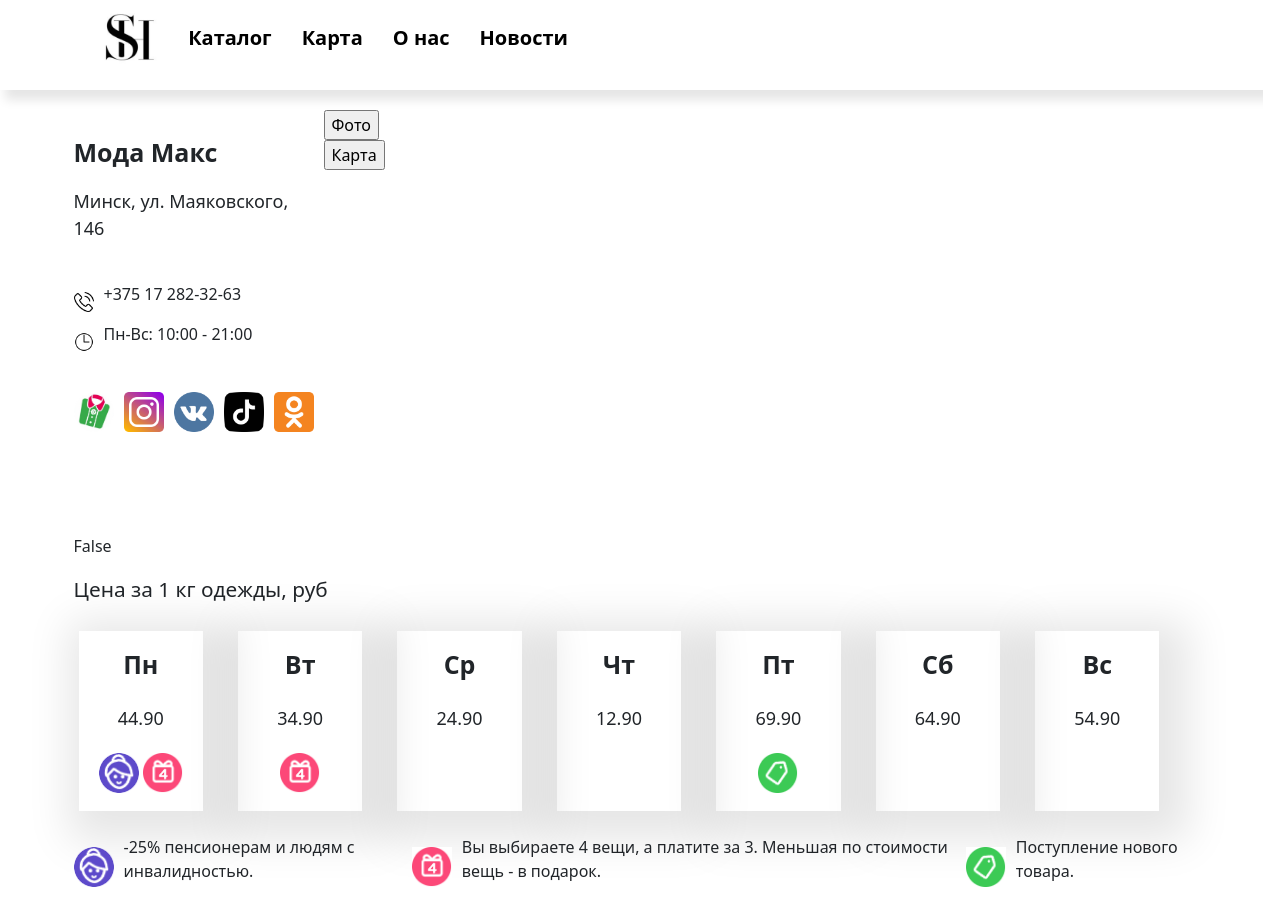
The page /store/10 on the database its author committed.
### main/models.py (models this page shows, shortened)
class Stores(models.Model):  # магазины
    name_store = models.CharField(max_length=50)  # имя магазина
    country = models.CharField(max_length=50, blank=True)  # страна
    city = models.CharField(max_length=50)  # город
    address = models.CharField(max_length=50)  # адрес
    number_phone = models.CharField(max_length=17)  # номер телефона магазина
    number_stars = models.IntegerField(null=True, blank=True)  # количество звезд оставленных подьзователями
    rating = models.FloatField(null=True, blank=True)
    size = models.CharField(max_length=1, null=True, blank=True)
    store_network = models.ForeignKey(StoreNetwork, on_delete=models.CASCADE, null=True, blank=True)  # id сети магазинов которой он принадлежит
    open_hours = models.ForeignKey(OpenHours, on_delete=models.CASCADE, null=True, blank=True)  # id времени работы
    promotion_days = models.ForeignKey(PromotionDays, on_delete=models.CASCADE, null=True, blank=True)  # id скидок
    img = models.ForeignKey(Gallery, on_delete=models.PROTECT, null=True, blank=True)
    latitude = models.FloatField(null=True, blank=True)
    longitude = models.FloatField(null=True, blank=True)
    link_shop = models.URLField(null=True, blank=True)

class StoreNetwork(models.Model):  # сети магазинов
    name_network = models.CharField(max_length=50)  # название сети магазинов
    discount_card = models.CharField(max_length=50)  # дисконтная карта
    description = models.TextField()  # описание
    image = models.ForeignKey(Gallery, on_delete=models.CASCADE, null=True, blank=True)
    link_home_page = models.URLField(null=True, blank=True)  # website
    inst = models.URLField(null=True, blank=True)
    vk = models.URLField(null=True, blank=True)
    tik_tok = models.URLField(null=True, blank=True)
    classmates = models.URLField(null=True, blank=True)

class Gallery(models.Model):
    image = models.FileField(upload_to='shop_gallery')

class PromotionsRegister(models.Model):  # все возможные акции и их процентное соотношение
    promotion_name = models.CharField(max_length=50)
    store_network = models.CharField(max_length=50, null=True, blank=True)
    value = models.CharField(max_length=50, null=True, blank=True)
    general_promotions = models.CharField(max_length=50, null=True, blank=True)  # УБРАТЬ blank=True, пересмотреть on_delete=models.CASCADE
    decoding = models.TextField(null=True, blank=True)
    gallery = models.ForeignKey(Gallery, on_delete=models.CASCADE, null=True, blank=True)
    discount_type = models.CharField(max_length=50, null=True, blank=True)

### main/views.py (the view)
# urls.py: path('store/<int:pk>', views.Store.as_view(), name='store'),
class Store(DetailView):
    model = Stores
    template_name = 'main/store.html'
    context_object_name = 'stor'
    def get_queryset(self):
        queryset = super().get_queryset()
        return queryset.filter(id=self.kwargs['pk'])
    def get_context_data(self, **kwargs):
        context = super().get_context_data(**kwargs)
        shop = context['stor']
        context['store'] = StoreViewItem(shop.id, shop.name_store, shop.country, shop.city, shop.address, shop.number_phone,
                                         shop.number_stars, shop.rating, shop.size, shop.store_network, shop.open_hours,
                                         shop.promotion_days, shop.img, shop.latitude, shop.longitude, shop.link_shop)
        context['isPhotoButtonClicked'] = False
        context['today']: StoreViewItem.list_week[datetime.weekday(date.today())]
        context['data'] = json.dumps(
            [
                {
                    'name': context['store'].name_store,
                    'address': context['store'].address,
                    'phone': context['store'].number_phone,
                    'time_work': context['store'].opening_hours_today_text,
                    'lat': context['store'].latitude,
                    'lon': context['store'].longitude,
                }
            ]
        )
        return context

### main/db_interaction_handler.py (called while the page is built)
    def get_sale_id(self, id_sale):
        return PromotionsRegister.objects.get(id=id_sale)

### main/shop_introduction.py (called while the page is built)
    def get_todays_open_hours(self):
        for day in self.list_open_hours:
            if date.today() == day[0].date():
                start_str = datetime.strptime(str(day[0].time()), "%H:%M:%S").strftime("%H:%M")
                finish_str = datetime.strptime(str(day[1].time()), "%H:%M:%S").strftime("%H:%M")
                return start_str + ' - ' + finish_str
        return 'Выходной'

    def get_time_str(self, day, first_day=str(), second_day=str()):
        start_str = datetime.strptime(str(day[0].time()), "%H:%M:%S").strftime("%H:%M")
        finish_str = datetime.strptime(str(day[1].time()), "%H:%M:%S").strftime("%H:%M")
        time_str = start_str + ' - ' + finish_str
        if first_day != str() and second_day == str():
            forma = first_day + ': ' + time_str
        elif first_day != str() and second_day != str():
            forma = first_day + '-' + second_day + ': ' + time_str
        else:
            return None
        return forma

    def get_promotion_list_by_id(self):
        list_temp = list()
        for i in range(len(self.list_promotion)):  # проходим по списку с id скидок
            list_promotion = list()
            if self.list_promotion[i]:
                list_id_promotion = self.list_promotion[i].split('*')  # разбили склеиный элемент и поместили в отдельный список
                for j in list_id_promotion:
                    promotion = self.db.get_sale_id(int(j))
                    list_promotion.append(promotion)
            list_temp.append(list_promotion)
        return list_temp

    def converted_to_dict(self, list_promotion_days):
        dict_catalog_prom_days = dict()
        for i in range(len(self.list_week)):
            list_temp_sales = list()
            list_temp_discounts = list()
            for prom in list_promotion_days[i]:
                if prom.discount_type == 'скидка':
                    list_temp_sales.append(prom)
                elif prom.discount_type == 'акция':
                    list_temp_discounts.append(prom)
                    if prom not in self.list_unique_discount:
                        self.list_unique_discount.append(prom)
            dict_catalog_prom_days[i] = [self.list_week[i], list_temp_sales, list_temp_discounts]
        return dict_catalog_prom_days

### main/templates/main/store.html (shortened to what this page needs)
{% extends 'main/base.html' %}
{% load static %}
{% block links %}
    <link rel="stylesheet" href="{% static 'css/store.css' %}">
{% endblock %}
{% block content %}
<div class="container">
    <div class="container__information__and__image">
        <div class="store__information">
            <br>
            <p class="name__shop">{{ store.name_store }}</p>
            <p class="address__shop">{{ store.city }}, {{ store.address }}</p>
            <br>
            <div class="open__hours">
                <img src="{% static 'img/phone.png' %}" class="image__open__hours">
                <p class="">{{ store.number_phone }}</p>
            </div>
            <div class="">
                {% for inf in store.list_days_open_hours %}
                    <div class="open__hours">
                        <img src="{% static 'img/time.png' %}" class="image__open__hours">
                        <p class="open__hours">{{ inf }}</p>
                    </div>
                {% endfor %}
            </div>
            <div class="soc-network-img">
                <div class="img__soc__network">
                    <a href="{{ store.link }}">
                    <img src="{{ store.store_network.image.image.url }}" height="40" width="40"></a>
                </div>
                {% for link in store.list_links %}
                    <div class="img__soc__network">
                        <a href="{{ link.0 }}">
                            <img src="{% static link.1 %}" width="40" height="40"></a>
                    </div>
                {% endfor %}
            </div>
        </div>
        <div>
            <input type="submit" id="photoButton" class="btn__photo" value="Фото" name="photo_or_map">
            <input type="button" id="mapButton" class="btn__map" value="Карта" name="photo_or_map">
        </div>
        <div class="store__image">
            <div class="container__img">
                    <div class="img__and__map">
                        {% if isPhotoButtonClicked %}
                            <div class="image">
                                <img src="{{ store.img.image.url }}" alt="Snow" style="width:100%">
                            </div>
                        {% else %}
                            <div class="image">
                                <div class="map-shop" id="map"></div>
                            </div>
                        {% endif %}
                    </div>
            </div>
        </div>
    </div><br>
    <div class="prob1">
        <div class="prob2">
            {% if isPhotoButtonClicked %}
                <p>{{ isPhotoButtonClicked }}</p>
            {% else %}
                <p>{{ isPhotoButtonClicked }}</p>
            {% endif %}
        </div>
    </div>
    {% if store.store_network.name_network == 'Мода Макс' %}
        <div class="increase__font">
            <p>{{ store.dict_catalog_prom_days.0.1.0.decoding }}</p>
        </div>
    {% endif %}
    <div class="container__promotions">
        {% for key, value in store.dict_catalog_prom_days.items %}
            <div class="cont-day">
                {% if key == today %}
                    <div class="container__day">
                        <div class="day">
                            <p style="red">{{ value.0 }}</p>
                        </div>
                    </div>
                {% else %}
                    <div class="container__day">
                        <div class="day">
                            <p>{{ value.0 }}</p>
                        </div>
                    </div>
                {% endif %}
                {% if value.1.0 %}
                    <div class="container__day">
                        <p class="discount">{{ value.1.0.general_promotions }}</p>
                    </div>
                {% else %}
                    <div class="container__day">
                        <p class="discount">&nbsp;</p>
                    </div>
                {% endif %}
                {% if value.2 %}
                    {% for prom in value.2 %}
                        {% if prom.gallery.image %}
                            <div class="photo" data-title="{{ prom.general_promotions }}">
                                <img src="{{ prom.gallery.image.url }}" width="40" height="40">
                            </div>
                        {% endif %}
                    {% endfor %}
                {% endif %}
            </div>
        {% endfor %}
    </div>
    <br>
    <div class="container__discount__description">
        {% for img in store.list_unique_discount %}
            <div class="discount__information">
                <img src="{{ img.gallery.image.url }}" width="40" height="40">
                <p class="discount__description">{{ img.decoding }}</p>
            </div>
        {% endfor %}
    </div>
</div>
{% endblock %}

### main/templates/main/base.html (shortened to what this page needs)
<!doctype html>
<html lang="ru" data-bs-theme="light" class="translated-ltr">
<head>
    {% load static %}
    <link rel="stylesheet" href="https://cdn.jsdelivr.net/npm/bootstrap@5.2.3/dist/css/bootstrap.min.css">
    <link rel="stylesheet" href="{% static 'css/base.css' %}">
    {% block links %} {% endblock %}
</head>
<body>
    <header>
        <div class="asd">
            <div class="cap">
                <div class="logo">
                    <a href="{% url 'home' %}">
                        <img src="{% static 'img/logo.png' %}" width="100%"></a>
                </div>
                <a class="hat-style-elements" href="{% url 'catalog' %}">Каталог</a>
                <a class="hat-style-elements" href="{% url 'map' %}">Карта</a>
                <a class="hat-style-elements" href="{% url 'about' %}">О нас</a>
                <a class="hat-style-elements" href="{% url 'news' %}">Новости</a>
            </div>
        </div>
    </header>
<div class="container my-container">
    {% block content %}{% endblock %}
</div>
</body>
</html>

### main/static/css/base.css (style rules this page uses)
.asd { height: 90px; box-shadow: 10px 5px 10px 5px #0000001A; }
.cap { display: flex; padding-top: 10px; margin-bottom: 10px; margin-left: 100px; align-items: center; }
.logo { width: 5%; margin-right: 30px; }
.hat-style-elements { color: #000000; text-decoration: none; font-weight: 700; font-size: 20px; margin-right: 30px; transition: color 0.3s linear; }
.my-container { max-width: 100%; margin-left: 0; margin-right: 0; }

### main/static/css/store.css (style rules this page uses)
.image { width: 100%; }
.map-shop { width: 600px; height: 400px; }
.img__soc__network { margin-right: 10px; }
.soc-network-img { padding-top: 30px; display: flex; }
.cont-day { box-shadow: 10px 10px 40px 20px #0000001A; width: 150px; height: 180px; text-align: center; margin-left: 5px; margin-right: 30px; padding-top: 10px; }
.photo { padding-top: 5px; display: inline-block; position: relative; }
.day { font-size: 25px; font-weight: 700; }
.discount { font-size: 18px; }
.container__promotions { padding-top: 10px; display: flex; justify-content: center; }
.discount__information { display: flex; align-items: center; }
.discount__description { margin-left: 10px; }
.store__image { margin-left: 300px; }
.container__information__and__image { display: flex; padding-top: 20px; }
.container__img { position: relative; width: 100%; max-width: 600px; }
.container__img { width: 100%; height: auto; }
.increase__font { font-size: 1.3rem; }
.open__hours { display: flex; align-items: center; }
.image__open__hours { height: 20px; width: 20px; margin-right: 10px; }
.name__shop { font-weight: 600; font-size: 25px; }
.address__shop { font-weight: 400; font-size: 18px; }
.container__day { padding-top: 5px; }
.container__discount__description { display: flex; margin-bottom: 30px; }

### rows shown on the page
Stores: name_store "Мода Макс", city "Минск", address "ул. Маяковского, 146", number_phone "+375 17 282-32-63"
StoreNetwork: store_network.image.image (picture)
PromotionsRegister: dict_catalog_prom_days.0.1.0.decoding "Цена за 1 кг одежды, руб", general_promotions "44.90"
PromotionsRegister: gallery.image (picture), decoding "-25% пенсионерам и людям с инвалидностью."
PromotionsRegister: gallery.image (picture), decoding "Вы выбираете 4 вещи, а платите за 3. Меньшая по стоимости вещь - в подарок."
PromotionsRegister: general_promotions "34.90"
PromotionsRegister: general_promotions "24.90"
PromotionsRegister: general_promotions "12.90"
PromotionsRegister: general_promotions "69.90"
PromotionsRegister: gallery.image (picture), decoding "Поступление нового товара."
PromotionsRegister: general_promotions "64.90"
PromotionsRegister: general_promotions "54.90"

### other values the page prints
{{ inf }} "Пн-Вс: 10:00 - 21:00"
{{ isPhotoButtonClicked }} "False"
{{ value.0 }} "Пн" "Вт" "Ср" "Чт" "Пт" "Сб" "Вс"
